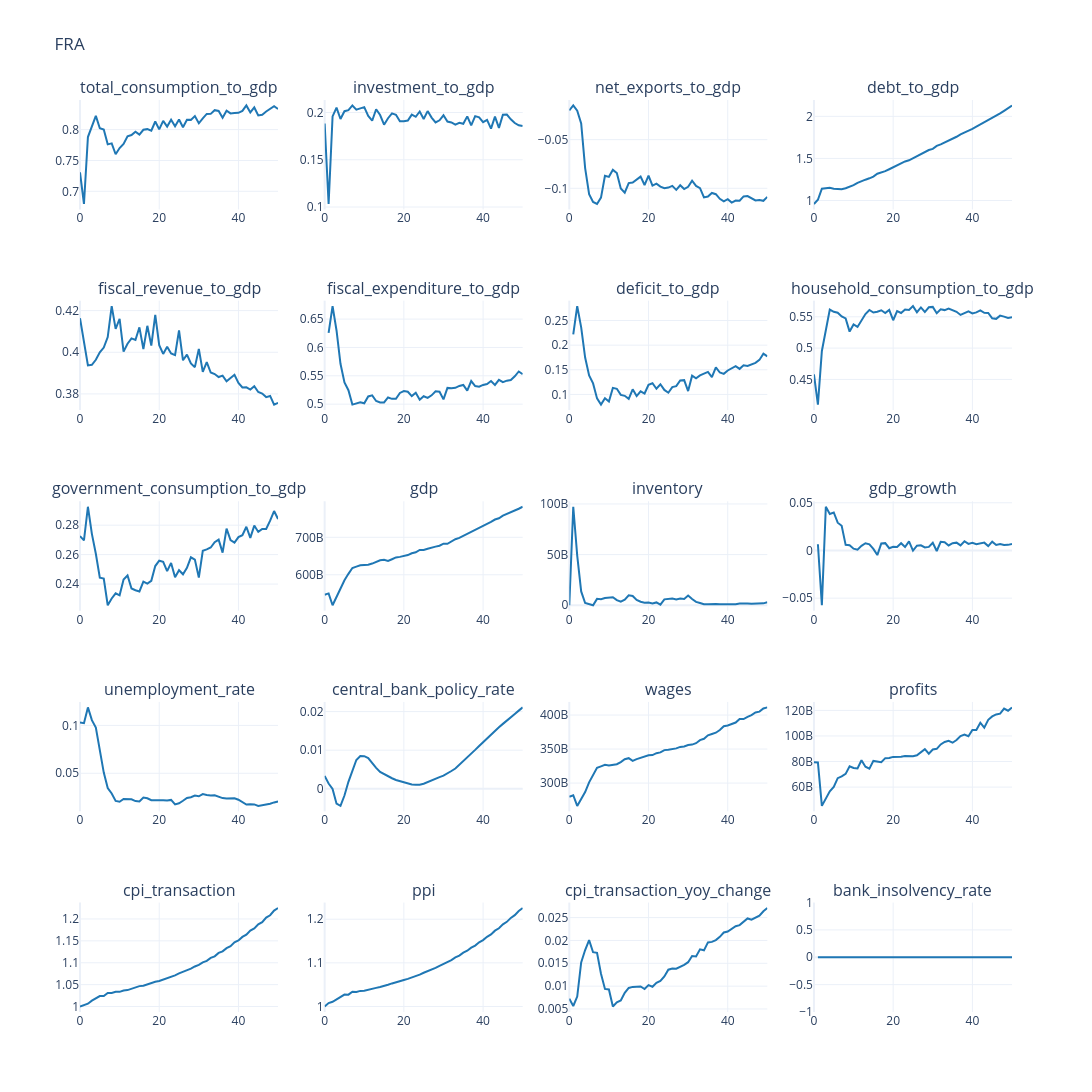

The code cell stored with this chart in its notebook:
### Markdown cell above
### Core overview plots

### Code cell
plot_output(
    df=df_base[macroeconomic_plot_data],
    no_rows=5,
    no_cols=4,
    country_code=cfg.country_iso3,
    line_color="#1f77b4",
    **FIG_SIZE_BENCHMARK,
)
